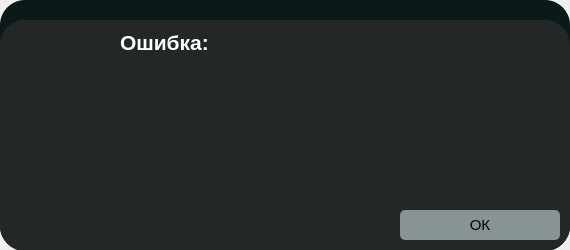
<?xml version="1.0" encoding="UTF-8"?>
<ui version="4.0">
 <class>ErrorDialog</class>
 <widget class="QDialog" name="ErrorDialog">
  <property name="geometry">
   <rect>
    <x>0</x>
    <y>0</y>
    <width>570</width>
    <height>250</height>
   </rect>
  </property>
  <property name="windowTitle">
   <string>Ошибка</string>
  </property>
  <widget class="QWidget" name="widget_2" native="true">
   <property name="geometry">
    <rect>
     <x>0</x>
     <y>0</y>
     <width>570</width>
     <height>251</height>
    </rect>
   </property>
   <property name="styleSheet">
    <string notr="true">background-color: rgb(11, 25, 25);
border-radius: 25px</string>
   </property>
   <widget class="QWidget" name="widget_4" native="true">
    <property name="geometry">
     <rect>
      <x>0</x>
      <y>20</y>
      <width>570</width>
      <height>231</height>
     </rect>
    </property>
    <property name="styleSheet">
     <string notr="true">background-color:rgb(35, 39, 39);
border-radius: 25px</string>
    </property>
    <widget class="QPushButton" name="btn_close_2">
     <property name="geometry">
      <rect>
       <x>400</x>
       <y>190</y>
       <width>160</width>
       <height>30</height>
      </rect>
     </property>
     <property name="maximumSize">
      <size>
       <width>1000</width>
       <height>1000</height>
      </size>
     </property>
     <property name="styleSheet">
      <string notr="true">QPushButton
{
background-color:rgb(136, 147, 147);
border-radius:5px;
font-size:15px
}
QPushButton:hover
{
background-color: rgb(255, 255, 255);
}
QPushButton:pressed
{
font-size:13px
}</string>
     </property>
     <property name="text">
      <string>ОК</string>
     </property>
    </widget>
    <widget class="QLabel" name="label_18">
     <property name="geometry">
      <rect>
       <x>120</x>
       <y>10</y>
       <width>431</width>
       <height>161</height>
      </rect>
     </property>
     <property name="font">
      <font>
       <family>Tahoma</family>
       <pointsize>16</pointsize>
       <weight>75</weight>
       <bold>true</bold>
      </font>
     </property>
     <property name="whatsThis">
      <string>&lt;html&gt;&lt;head/&gt;&lt;body&gt;&lt;p&gt;&lt;br/&gt;&lt;/p&gt;&lt;/body&gt;&lt;/html&gt;</string>
     </property>
     <property name="styleSheet">
      <string notr="true">color:rgb(255, 255, 255)</string>
     </property>
     <property name="text">
      <string>Ошибка:</string>
     </property>
     <property name="alignment">
      <set>Qt::AlignLeading|Qt::AlignLeft|Qt::AlignTop</set>
     </property>
     <property name="wordWrap">
      <bool>true</bool>
     </property>
    </widget>
    <widget class="QWidget" name="widget_5" native="true">
     <property name="geometry">
      <rect>
       <x>0</x>
       <y>0</y>
       <width>101</width>
       <height>91</height>
      </rect>
     </property>
     <property name="styleSheet">
      <string notr="true">image:url(:/check/dialogerror_92823.png);
border-radius: 25px</string>
     </property>
    </widget>
   </widget>
  </widget>
 </widget>
 <resources>
  <include location="res.qrc"/>
 </resources>
 <connections>
  <connection>
   <sender>btn_close_2</sender>
   <signal>clicked()</signal>
   <receiver>ErrorDialog</receiver>
   <slot>close()</slot>
   <hints>
    <hint type="sourcelabel">
     <x>459</x>
     <y>228</y>
    </hint>
    <hint type="destinationlabel">
     <x>609</x>
     <y>274</y>
    </hint>
   </hints>
  </connection>
 </connections>
</ui>
